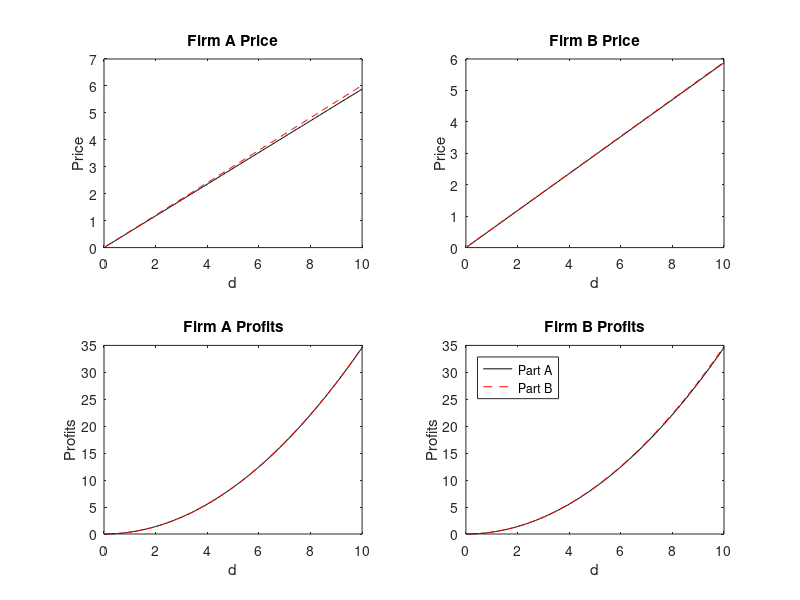

MATLAB code to generate this figure: (Note: this script raises an error after producing the figure.)
mkdir('pings')
clear; close all; clc
d = 0.05:0.05:10;
%d = exp(d);
count=0;
for a = [0.3 0.6 0.9]
    count=count+1;
APA = d./(2-a);
BPA = APA;
APRA = APA.*(d - APA + a*BPA );%d.^2/(2-a)^2;
BPRA = BPA.*(d - BPA + a*APA );%APRA;
TPRA = APRA + BPRA;

APB = d*(2+a)./(4 - 2*a^2);
BPB = (d./2)*(1+a*(2+a)/(2*(2-a^2)));

APRB = APB.*(d - APB + a*BPB );
BPRB = BPB.*(d - BPB + a*APB );

figure
subplot(2,2,1)
plot(d,APA,'k')
hold on
plot(d,APB,'r--')
hold off
set(gcf,'Color',[1 1 1])
title('Firm A Price')
xlabel('d')
ylabel('Price')
subplot(2,2,2)
plot(d,BPA,'k')
hold on
plot(d,BPB,'r--')
hold off
set(gcf,'Color',[1 1 1])
title('Firm B Price')
xlabel('d')
ylabel('Price')
subplot(2,2,3)
plot(d,APRA,'k')
hold on
plot(d,APRB,'r--')
hold off
set(gcf,'Color',[1 1 1])
title('Firm A Profits')
xlabel('d')
ylabel('Profits')
subplot(2,2,4)
plot(d,BPRA,'k')
hold on
plot(d,BPRB,'r--')
hold off
set(gcf,'Color',[1 1 1])
title('Firm B Profits')
xlabel('d')
ylabel('Profits')
legend('Part A','Part B','Location','NorthWest')
suptitle(['Problem 6 results: \alpha = ' num2str(a,2)])
cd('pings')
saveas(gcf,['fig' num2str(count) '.png'])
cd('..')
end